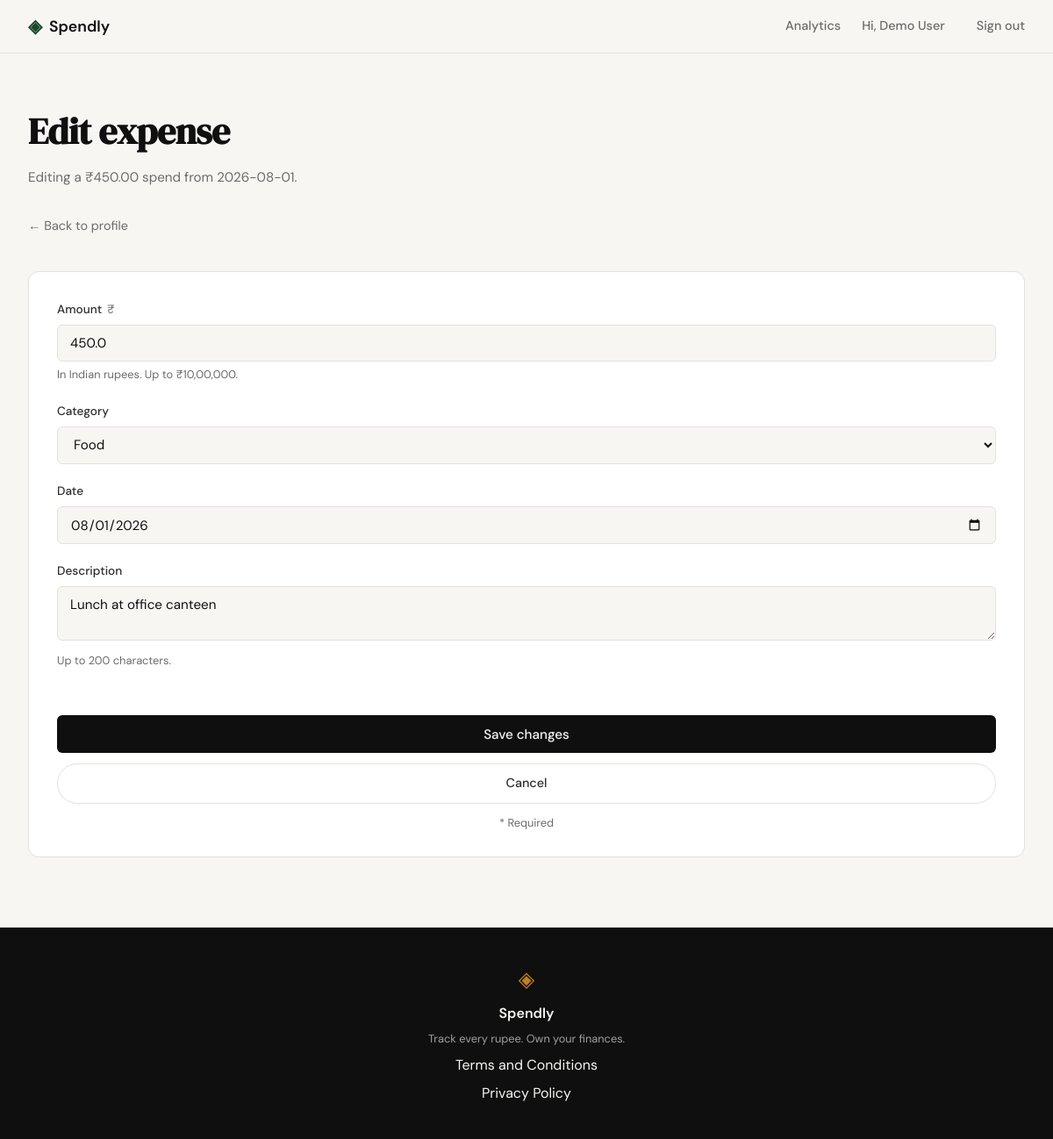
/expenses/1/edit (signed in), run on the app's committed database.
### tables this page shows
CREATE TABLE expenses (
    id INTEGER PRIMARY KEY AUTOINCREMENT,
    user_id INTEGER NOT NULL,
    amount REAL NOT NULL,
    category TEXT NOT NULL,
    date TEXT NOT NULL,
    description TEXT,
    created_at TEXT DEFAULT (datetime('now')),
    FOREIGN KEY (user_id) REFERENCES users(id)
);

### app.py (the view, shortened to what this page needs)
@app.route("/expenses/<int:id>/edit", methods=["GET", "POST"])
def edit_expense(id):
    if not session.get("user_id"):
        return redirect(url_for("login"))
    expense = get_expense_by_id(id, session["user_id"])
    if expense is None:
        abort(404)
    today = _today().isoformat()
    if request.method == "GET":
        return render_template(
            "edit_expense.html",
            expense=expense,
            today=today,
            amount=str(expense["amount"]),
            category=expense["category"],
            date=expense["date"],
            description=expense["description"] or "",
            CATEGORIES=CATEGORIES,
        )

### app.py (called while the page is built)
def _today():
    return date.today()

### database/db.py (called while the page is built)
def get_db():
    conn = sqlite3.connect(DB_PATH)
    conn.row_factory = sqlite3.Row
    conn.execute("PRAGMA foreign_keys = ON")
    return conn

def get_expense_by_id(expense_id, user_id):
    conn = get_db()
    try:
        return conn.execute(
            "SELECT id, user_id, amount, category, date, description "
            "FROM expenses "
            "WHERE id = ? AND user_id = ?",
            (expense_id, user_id),
        ).fetchone()
    finally:
        conn.close()

### templates/edit_expense.html (shortened to what this page needs)
{% extends "base.html" %}
{% block content %}
<section class="profile-section add-expense-page">
    <div class="profile-header">
        <h1 class="profile-title">Edit expense</h1>
        <p class="profile-subtitle">
            {% if error %}
                Editing expense. Correct the issue below and save again.
            {% else %}
                Editing a ₹{{ "%.2f"|format(expense.amount) }} spend from {{ expense.date }}.
            {% endif %}
        </p>
    </div>
    <p class="add-expense-back"><a href="{{ url_for('profile') }}">&#8592; Back to profile</a></p>
    <div class="profile-card add-expense-card">
        <form method="post" action="{{ url_for('edit_expense', id=expense.id) }}" class="add-expense-form" novalidate>
            <div class="form-group">
                <label for="amount" class="form-field-label">Amount <span class="add-expense-prefix">₹</span></label>
                <input
                    type="number"
                    name="amount"
                    id="amount"
                    step="0.01"
                    min="0.01"
                    max="1000000"
                    required
                    value="{{ amount or '' }}"
                    class="form-input form-field-input"
                    placeholder="0.00"
                >
                <p class="add-expense-hint">In Indian rupees. Up to ₹10,00,000.</p>
            </div>
            <div class="form-group">
                <label for="category" class="form-field-label">Category</label>
                <select
                    name="category"
                    id="category"
                    required
                    class="form-input form-field-select"
                >
                    {% for c in CATEGORIES %}
                        <option value="{{ c }}"{% if c == category %} selected{% endif %}>{{ c }}</option>
                    {% endfor %}
                </select>
            </div>
            <div class="form-group">
                <label for="date" class="form-field-label">Date</label>
                <input
                    type="date"
                    name="date"
                    id="date"
                    required
                    value="{{ date or today }}"
                    max="{{ today }}"
                    class="form-input form-field-input"
                >
            </div>
            <div class="form-group">
                <label for="description" class="form-field-label">Description</label>
                <textarea
                    name="description"
                    id="description"
                    maxlength="200"
                    rows="2"
                    placeholder="Optional. e.g. Lunch at office canteen"
                    class="form-input form-field-textarea"
                >{{ description or '' }}</textarea>
                <p class="add-expense-hint">Up to 200 characters.</p>
            </div>
            <div class="add-expense-form-actions">
                <button type="submit" class="btn-submit">Save changes</button>
                <a class="btn-ghost" href="{{ url_for('profile') }}">Cancel</a>
            </div>
            <p class="add-expense-required">* Required</p>
        </form>
    </div>
</section>
{% endblock %}

### static/css/style.css (style rules this page uses)
:root { --ink: #0f0f0f; --ink-soft: #2d2d2d; --ink-muted: #6b6b6b; --ink-faint: #a0a0a0; --paper: #f7f6f3; --paper-warm: #f0ede6; --paper-card: #ffffff; --accent: #1a472a; --accent-light: #e8f0eb; --accent-2: #c17f24; --accent-2-light: #fdf3e3; --danger: #c0392b; --danger-light: #fdecea; --border: #e4e1da; --border-soft: #eeebe4; --font-display: 'DM Serif Display', Georgia, serif; --font-body: 'DM Sans', system-ui, sans-serif; --max-width: 1200px; --auth-width: 440px; --radius-sm: 6px; --radius-md: 12px; --radius-lg: 20px; }
*, *::before, *::after { box-sizing: border-box; margin: 0; padding: 0; }
html { font-size: 16px; scroll-behavior: smooth; }
body { background: var(--paper); color: var(--ink); font-family: var(--font-body); font-size: 1rem; line-height: 1.6; -webkit-font-smoothing: antialiased; }
a { color: inherit; text-decoration: none; }
:root { --teal: #10b981; --teal-dark: #047857; --teal-light: #d1fae5; --orange: #f59e0b; --blue: #3b82f6; --purple: #8b5cf6; --red: #ef4444; }
.btn-ghost { display: inline-block; background: transparent; color: var(--ink-soft); padding: 0.65rem 1.5rem; border-radius: 999px; font-size: 0.9rem; font-weight: 500; border: 1px solid var(--border); transition: all 0.2s; text-decoration: none; }
.form-group { margin-bottom: 1.25rem; }
.form-group label { display: block; font-size: 0.85rem; font-weight: 500; color: var(--ink-soft); margin-bottom: 0.4rem; }
.form-input { width: 100%; padding: 0.6rem 0.875rem; border: 1px solid var(--border); border-radius: var(--radius-sm); font-family: var(--font-body); font-size: 0.95rem; color: var(--ink); background: var(--paper); outline: none; transition: border-color 0.2s; }
.form-input::placeholder { color: var(--ink-faint); }
.btn-submit { width: 100%; padding: 0.7rem; background: var(--ink); color: var(--paper); border: none; border-radius: var(--radius-sm); font-family: var(--font-body); font-size: 0.95rem; font-weight: 500; cursor: pointer; transition: background 0.2s; margin-top: 0.5rem; }
.profile-section { max-width: var(--max-width); margin: 0 auto; padding: 3.5rem 2rem 5rem; display: flex; flex-direction: column; gap: 1.5rem; }
.profile-header { margin-bottom: 0.5rem; }
.profile-title { font-family: var(--font-display); font-size: clamp(2rem, 4vw, 2.6rem); color: var(--ink); letter-spacing: -0.01em; margin-bottom: 0.4rem; }
.profile-subtitle { font-size: 0.95rem; color: var(--ink-muted); }
.profile-card { background: var(--paper-card); border: 1px solid var(--border); border-radius: var(--radius-md); padding: 1.75rem 2rem; }
.add-expense-back { margin-bottom: 1rem; font-size: 0.9rem; color: var(--ink-muted); }
.add-expense-card { padding-top: 2rem; }
.add-expense-form { display: flex; flex-direction: column; }
.add-expense-form .form-field-label { display: block; margin-bottom: 0.4rem; }
.add-expense-prefix { color: var(--ink-muted); font-weight: 400; margin-left: 0.15rem; }
.add-expense-hint { font-size: 0.8rem; color: var(--ink-muted); margin-top: 0.35rem; }
.add-expense-form-actions { display: flex; flex-direction: column; gap: 0.75rem; margin-top: 1.5rem; }
.add-expense-form-actions .btn-ghost { text-align: center; }
.add-expense-required { font-size: 0.8rem; color: var(--ink-muted); margin-top: 0.75rem; text-align: center; }

### data on the page
expenses: amount "450.00", date "2026-08-01", category "Food", date "08/01/2026", description "Lunch at office canteen"

### other printed values
{{ session.user_name }} "Demo User"
